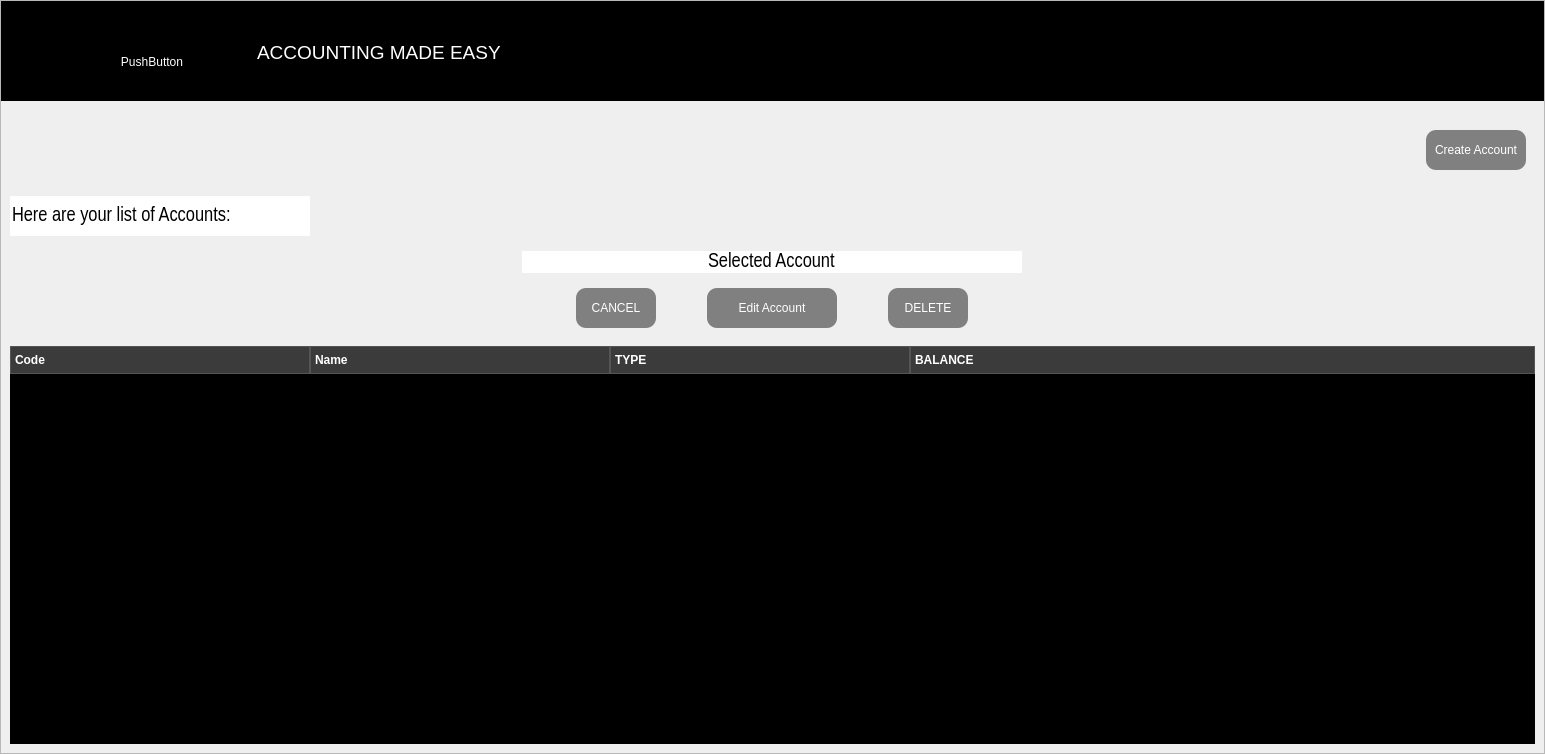
<?xml version="1.0" encoding="UTF-8"?>
<ui version="4.0">
 <class>ChartOfAccountWindow</class>
 <widget class="QMainWindow" name="ChartOfAccountWindow">
  <property name="geometry">
   <rect>
    <x>0</x>
    <y>0</y>
    <width>1545</width>
    <height>754</height>
   </rect>
  </property>
  <property name="font">
   <font>
    <family>Arial Narrow</family>
    <pointsize>15</pointsize>
   </font>
  </property>
  <property name="windowTitle">
   <string>ChartOfAccountWindow</string>
  </property>
  <property name="styleSheet">
   <string notr="true">

background-color:rbg 54,15,1;
color:black;
</string>
  </property>
  <widget class="QWidget" name="centralwidget">
   <layout class="QHBoxLayout" name="horizontalLayout_2">
    <property name="spacing">
     <number>0</number>
    </property>
    <property name="leftMargin">
     <number>0</number>
    </property>
    <property name="topMargin">
     <number>0</number>
    </property>
    <property name="rightMargin">
     <number>0</number>
    </property>
    <property name="bottomMargin">
     <number>0</number>
    </property>
    <item>
     <widget class="QFrame" name="Container">
      <property name="minimumSize">
       <size>
        <width>0</width>
        <height>500</height>
       </size>
      </property>
      <property name="styleSheet">
       <string notr="true">QPushButton{
	border-radius:10px;
	background-color:grey;
	color:white;
}
QTableWidget {
    background-color: #2e2e2e; /* Dark background for the table */
    selection-background-color: #4caf50; /* Green for selected rows */
    selection-color: white; /* White text on selection */
    color: #e0e0e0; /* Light gray text for table content */
    border: 1px solid #555555; /* Dark gray border */
}

QHeaderView::section {
    background-color: #3b3b3b; /* Darker gray for header */
    padding: 4px;
    font-weight: bold;
    color: #ffffff; /* White header text */
    border: 1px solid #555555; /* Dark gray border for header */
}

QTreeWidget::item {
    padding: 5px;
}

QTreeWidget::item:has-children {
    background-color: #2b2b2b; /* Dark gray */
    font-weight: bold;
    color: #ffffff; /* White text */
    height: 40px; /* Increase row height */
}

QTreeWidget::item:selected:has-children {
    background-color: #444444; /* Slightly lighter dark gray */
}</string>
      </property>
      <property name="frameShape">
       <enum>QFrame::StyledPanel</enum>
      </property>
      <property name="frameShadow">
       <enum>QFrame::Raised</enum>
      </property>
      <layout class="QVBoxLayout" name="verticalLayout">
       <property name="spacing">
        <number>0</number>
       </property>
       <property name="leftMargin">
        <number>0</number>
       </property>
       <property name="topMargin">
        <number>0</number>
       </property>
       <property name="rightMargin">
        <number>0</number>
       </property>
       <property name="bottomMargin">
        <number>0</number>
       </property>
       <item>
        <widget class="QStackedWidget" name="UpperLogoBar">
         <property name="minimumSize">
          <size>
           <width>0</width>
           <height>100</height>
          </size>
         </property>
         <property name="maximumSize">
          <size>
           <width>16777215</width>
           <height>100</height>
          </size>
         </property>
         <property name="styleSheet">
          <string notr="true">background-color:black;</string>
         </property>
         <property name="frameShape">
          <enum>QFrame::StyledPanel</enum>
         </property>
         <property name="frameShadow">
          <enum>QFrame::Raised</enum>
         </property>
         <widget class="QWidget" name="LogoStack">
          <property name="minimumSize">
           <size>
            <width>0</width>
            <height>100</height>
           </size>
          </property>
          <property name="maximumSize">
           <size>
            <width>16777215</width>
            <height>100</height>
           </size>
          </property>
          <widget class="QTextEdit" name="Motto">
           <property name="geometry">
            <rect>
             <x>250</x>
             <y>20</y>
             <width>914</width>
             <height>80</height>
            </rect>
           </property>
           <property name="cursor" stdset="0">
            <cursorShape>IBeamCursor</cursorShape>
           </property>
           <property name="styleSheet">
            <string notr="true">margin-bottom:3px;
color:white;</string>
           </property>
           <property name="readOnly">
            <bool>true</bool>
           </property>
           <property name="html">
            <string>&lt;!DOCTYPE HTML PUBLIC &quot;-//W3C//DTD HTML 4.0//EN&quot; &quot;http://www.w3.org/TR/REC-html40/strict.dtd&quot;&gt;
&lt;html&gt;&lt;head&gt;&lt;meta name=&quot;qrichtext&quot; content=&quot;1&quot; /&gt;&lt;meta charset=&quot;utf-8&quot; /&gt;&lt;style type=&quot;text/css&quot;&gt;
p, li { white-space: pre-wrap; }
hr { height: 1px; border-width: 0; }
li.unchecked::marker { content: &quot;\2610&quot;; }
li.checked::marker { content: &quot;\2612&quot;; }
&lt;/style&gt;&lt;/head&gt;&lt;body style=&quot; font-family:'Segoe UI'; font-size:9pt; font-weight:400; font-style:normal;&quot;&gt;
&lt;p style=&quot;-qt-paragraph-type:empty; margin-top:0px; margin-bottom:0px; margin-left:0px; margin-right:0px; -qt-block-indent:0; text-indent:0px; font-family:'Sans Serif';&quot;&gt;&lt;br /&gt;&lt;/p&gt;
&lt;p style=&quot; margin-top:0px; margin-bottom:0px; margin-left:0px; margin-right:0px; -qt-block-indent:0; text-indent:0px;&quot;&gt;&lt;span style=&quot; font-family:'Sans Serif'; font-size:14pt;&quot;&gt;ACCOUNTING MADE EASY&lt;/span&gt;&lt;/p&gt;&lt;/body&gt;&lt;/html&gt;</string>
           </property>
          </widget>
          <widget class="QPushButton" name="pushButton">
           <property name="geometry">
            <rect>
             <x>0</x>
             <y>10</y>
             <width>300</width>
             <height>100</height>
            </rect>
           </property>
           <property name="minimumSize">
            <size>
             <width>300</width>
             <height>100</height>
            </size>
           </property>
           <property name="cursor">
            <cursorShape>PointingHandCursor</cursorShape>
           </property>
           <property name="text">
            <string>PushButton</string>
           </property>
           <property name="icon">
            <iconset>
             <activeon>:/images/AppLogo.png</activeon>
            </iconset>
           </property>
           <property name="iconSize">
            <size>
             <width>300</width>
             <height>100</height>
            </size>
           </property>
          </widget>
          <zorder>pushButton</zorder>
          <zorder>Motto</zorder>
         </widget>
        </widget>
       </item>
       <item>
        <widget class="QStackedWidget" name="AccountWindow">
         <property name="font">
          <font>
           <family>Arial Narrow</family>
           <pointsize>15</pointsize>
          </font>
         </property>
         <property name="styleSheet">
          <string notr="true">border:none;</string>
         </property>
         <property name="frameShape">
          <enum>QFrame::StyledPanel</enum>
         </property>
         <property name="frameShadow">
          <enum>QFrame::Raised</enum>
         </property>
         <widget class="QWidget" name="AccountWindowStacked">
          <layout class="QVBoxLayout" name="verticalLayout_2">
           <item alignment="Qt::AlignRight">
            <widget class="QFrame" name="Buttons">
             <property name="minimumSize">
              <size>
               <width>0</width>
               <height>80</height>
              </size>
             </property>
             <property name="styleSheet">
              <string notr="true"/>
             </property>
             <property name="frameShape">
              <enum>QFrame::StyledPanel</enum>
             </property>
             <property name="frameShadow">
              <enum>QFrame::Raised</enum>
             </property>
             <layout class="QHBoxLayout" name="horizontalLayout">
              <item>
               <widget class="QPushButton" name="CreateAccount">
                <property name="minimumSize">
                 <size>
                  <width>100</width>
                  <height>40</height>
                 </size>
                </property>
                <property name="cursor">
                 <cursorShape>PointingHandCursor</cursorShape>
                </property>
                <property name="styleSheet">
                 <string notr="true">padding: 5</string>
                </property>
                <property name="text">
                 <string>Create Account</string>
                </property>
               </widget>
              </item>
             </layout>
            </widget>
           </item>
           <item>
            <widget class="QLineEdit" name="BasicInfo">
             <property name="minimumSize">
              <size>
               <width>0</width>
               <height>40</height>
              </size>
             </property>
             <property name="maximumSize">
              <size>
               <width>300</width>
               <height>16777215</height>
              </size>
             </property>
             <property name="font">
              <font>
               <family>Arial Narrow</family>
               <pointsize>15</pointsize>
              </font>
             </property>
             <property name="text">
              <string>Here are your list of Accounts:</string>
             </property>
             <property name="readOnly">
              <bool>true</bool>
             </property>
            </widget>
           </item>
           <item>
            <widget class="QFrame" name="ChartOfAccountFrame">
             <property name="minimumSize">
              <size>
               <width>100</width>
               <height>400</height>
              </size>
             </property>
             <property name="frameShape">
              <enum>QFrame::StyledPanel</enum>
             </property>
             <property name="frameShadow">
              <enum>QFrame::Raised</enum>
             </property>
             <layout class="QVBoxLayout" name="verticalLayout_3">
              <property name="spacing">
               <number>0</number>
              </property>
              <property name="leftMargin">
               <number>0</number>
              </property>
              <property name="topMargin">
               <number>0</number>
              </property>
              <property name="rightMargin">
               <number>0</number>
              </property>
              <property name="bottomMargin">
               <number>0</number>
              </property>
              <item alignment="Qt::AlignHCenter">
               <widget class="QFrame" name="DeleteAccountFrame">
                <property name="minimumSize">
                 <size>
                  <width>0</width>
                  <height>100</height>
                 </size>
                </property>
                <property name="frameShape">
                 <enum>QFrame::StyledPanel</enum>
                </property>
                <property name="frameShadow">
                 <enum>QFrame::Raised</enum>
                </property>
                <layout class="QVBoxLayout" name="verticalLayout_4">
                 <item>
                  <widget class="QLineEdit" name="DeleteLabel">
                   <property name="minimumSize">
                    <size>
                     <width>500</width>
                     <height>0</height>
                    </size>
                   </property>
                   <property name="font">
                    <font>
                     <family>Arial Narrow</family>
                     <pointsize>15</pointsize>
                    </font>
                   </property>
                   <property name="text">
                    <string>Selected Account</string>
                   </property>
                   <property name="alignment">
                    <set>Qt::AlignCenter</set>
                   </property>
                  </widget>
                 </item>
                 <item>
                  <widget class="QFrame" name="frame_2">
                   <property name="styleSheet">
                    <string notr="true"/>
                   </property>
                   <property name="frameShape">
                    <enum>QFrame::StyledPanel</enum>
                   </property>
                   <property name="frameShadow">
                    <enum>QFrame::Raised</enum>
                   </property>
                   <layout class="QHBoxLayout" name="horizontalLayout_3">
                    <item>
                     <widget class="QPushButton" name="Cancel">
                      <property name="minimumSize">
                       <size>
                        <width>80</width>
                        <height>40</height>
                       </size>
                      </property>
                      <property name="maximumSize">
                       <size>
                        <width>80</width>
                        <height>16777215</height>
                       </size>
                      </property>
                      <property name="text">
                       <string>CANCEL</string>
                      </property>
                     </widget>
                    </item>
                    <item>
                     <widget class="QPushButton" name="EditAccount">
                      <property name="minimumSize">
                       <size>
                        <width>100</width>
                        <height>40</height>
                       </size>
                      </property>
                      <property name="maximumSize">
                       <size>
                        <width>130</width>
                        <height>16777215</height>
                       </size>
                      </property>
                      <property name="cursor">
                       <cursorShape>PointingHandCursor</cursorShape>
                      </property>
                      <property name="styleSheet">
                       <string notr="true">padding:5;
</string>
                      </property>
                      <property name="text">
                       <string>Edit Account</string>
                      </property>
                     </widget>
                    </item>
                    <item>
                     <widget class="QPushButton" name="Delete">
                      <property name="minimumSize">
                       <size>
                        <width>80</width>
                        <height>40</height>
                       </size>
                      </property>
                      <property name="maximumSize">
                       <size>
                        <width>80</width>
                        <height>16777215</height>
                       </size>
                      </property>
                      <property name="styleSheet">
                       <string notr="true">background-color:grey;
color:white;</string>
                      </property>
                      <property name="text">
                       <string>DELETE</string>
                      </property>
                     </widget>
                    </item>
                   </layout>
                  </widget>
                 </item>
                </layout>
               </widget>
              </item>
              <item>
               <widget class="QTreeWidget" name="ChartOfAccount">
                <property name="minimumSize">
                 <size>
                  <width>0</width>
                  <height>0</height>
                 </size>
                </property>
                <property name="font">
                 <font>
                  <family>Arial Narrow</family>
                  <pointsize>15</pointsize>
                 </font>
                </property>
                <property name="mouseTracking">
                 <bool>false</bool>
                </property>
                <property name="autoFillBackground">
                 <bool>true</bool>
                </property>
                <property name="styleSheet">
                 <string notr="true">background-color:black;
color:white;
</string>
                </property>
                <property name="lineWidth">
                 <number>10</number>
                </property>
                <property name="verticalScrollBarPolicy">
                 <enum>Qt::ScrollBarAlwaysOff</enum>
                </property>
                <property name="horizontalScrollBarPolicy">
                 <enum>Qt::ScrollBarAlwaysOff</enum>
                </property>
                <property name="sizeAdjustPolicy">
                 <enum>QAbstractScrollArea::AdjustToContents</enum>
                </property>
                <property name="editTriggers">
                 <set>QAbstractItemView::NoEditTriggers</set>
                </property>
                <property name="alternatingRowColors">
                 <bool>false</bool>
                </property>
                <property name="selectionMode">
                 <enum>QAbstractItemView::NoSelection</enum>
                </property>
                <attribute name="headerDefaultSectionSize">
                 <number>300</number>
                </attribute>
                <column>
                 <property name="text">
                  <string>Code</string>
                 </property>
                </column>
                <column>
                 <property name="text">
                  <string>Name</string>
                 </property>
                </column>
                <column>
                 <property name="text">
                  <string>TYPE</string>
                 </property>
                </column>
                <column>
                 <property name="text">
                  <string>BALANCE</string>
                 </property>
                </column>
               </widget>
              </item>
             </layout>
            </widget>
           </item>
          </layout>
         </widget>
        </widget>
       </item>
      </layout>
     </widget>
    </item>
   </layout>
  </widget>
 </widget>
 <resources/>
 <connections/>
</ui>
